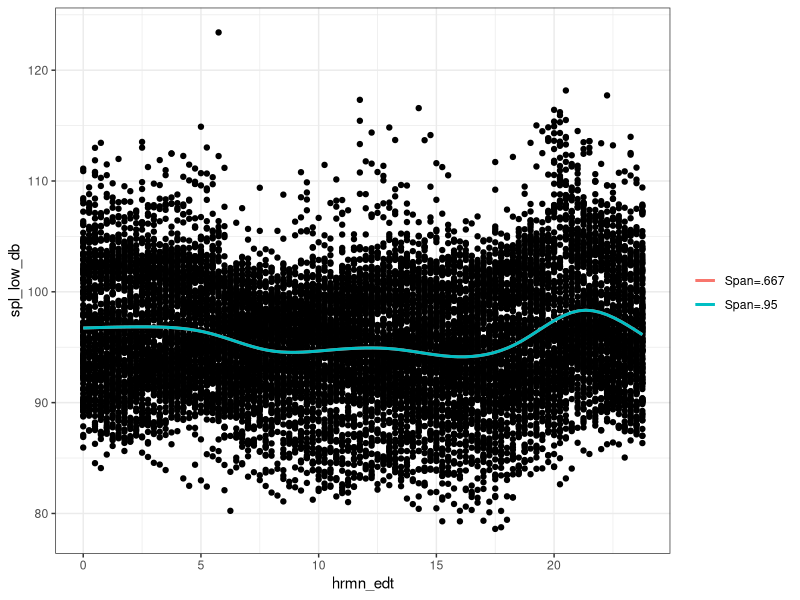
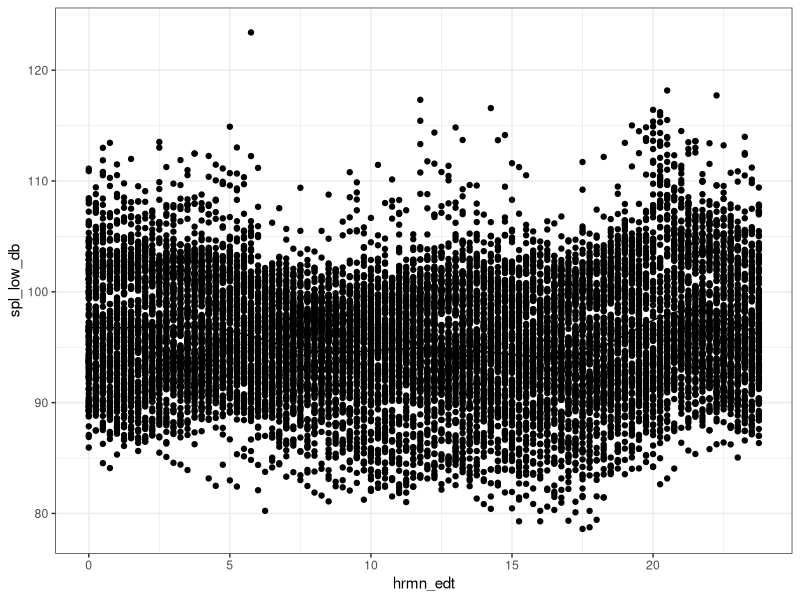
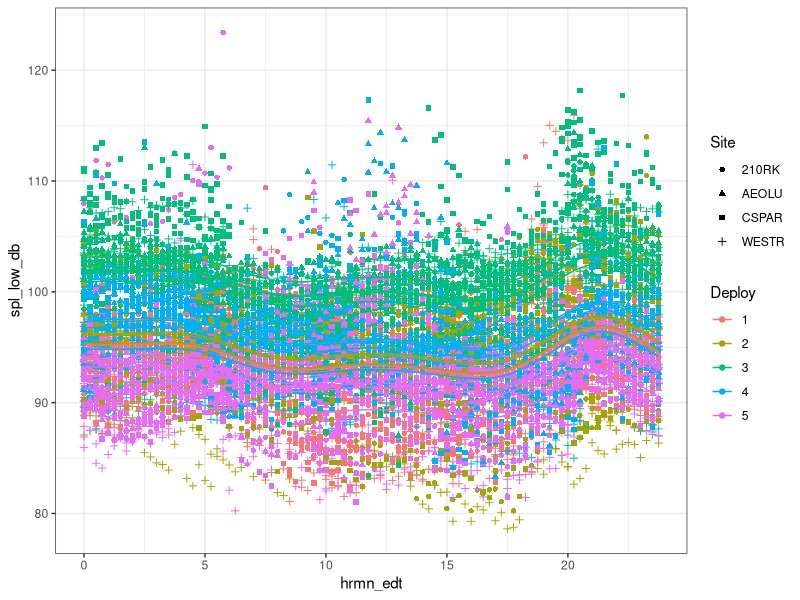
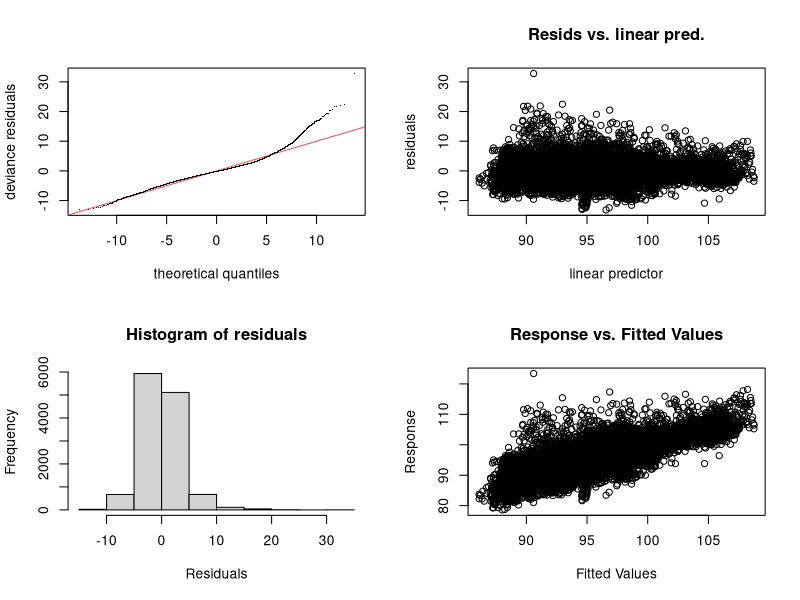

Reproduce these figures in R, in order. (Note: a time limit stopped this script after it produced the figures.)
## ---- chunk 1
knitr::opts_chunk$set(echo = TRUE)
## ---- chunk 2
setwd('C:/Users/Becca/Desktop/Soundscape_Analysis/Modeling')
suppressPackageStartupMessages(library(ggplot2))
suppressPackageStartupMessages(library(dplyr))
suppressPackageStartupMessages(library(mgcv))
suppressPackageStartupMessages(library(nlme))
suppressPackageStartupMessages(library(tidyr))
## ---- chunk 3
# The goal is to describe the daily pattern in SPL and evaluate how it varies across site and season


spl_data = read.csv('SPL_all_data.csv', header = TRUE)
spl_data = mutate(spl_data, Site = case_when(site == 1 ~ "210RK", site == 2 ~ "WESTR",
                                           site == 3 ~ "CSPAR", site == 4 ~ "AEOLU"),
                 Deploy = case_when(month == 11 ~ 1, month == 1 ~ 2, month == 4 ~ 3, 
                                    month == 6 ~ 4, month == 8 ~ 5), 
                 Reef_type = case_when(Site == "210RK" | Site == "WESTR" ~ "Natural",
                                       Site == "CSPAR" | Site == "AEOLU" ~ "Artificial"))
spl_data$id = paste(spl_data$Site,spl_data$Deploy, sep = "_")
spl_data$Deploy = as.factor(spl_data$Deploy)
spl_data$Site = as.factor(spl_data$Site)
spl_data = spl_data %>% group_by(id) %>% mutate(center_time = scale(matdays, center = TRUE))
spl_data$date = paste(spl_data$month, spl_data$day, sep = "_")
## ---- chunk 4
theme_set(theme_bw())
SPLdB_plot = ggplot(spl_data, aes(x = hrmn_edt, y = spl_low_db))+ geom_point()

# Plotting with different smoothers
SPLdB_plot+ geom_smooth(aes(color="Span=.667"),se=F)+ geom_smooth(aes(color="Span=.95"),se=F,span=.95)+labs(color="")+
  geom_smooth(aes(color="Span=.667, Robust Fit"),se=F,method.args=list(family="symmetric"))

# Simplest GAM
test_gam1 = gam(spl_low_db ~ s(hrmn_edt), data = spl_data)
SPLdB_plot+ geom_line(aes(y = predict(test_gam1)))

# Simple GAM, but plotting deployment and its interaction with site
test_gam2 = gam(spl_low_db ~ s(hrmn_edt) + Deploy*Site, data = spl_data)
ggplot(spl_data, aes(x = hrmn_edt, y = spl_low_db, color = Deploy, shape = Site))+ geom_point()+
  geom_line(aes(y = predict(test_gam2)))+ labs(color = "Deploy", shape = "Site")
summary(test_gam2)

## ---- chunk 5
## Successively reduce value of k
full_cc_gam = gam(spl_low_db ~ s(hrmn_edt, bs="cc", k=96,by = Deploy)+ factor(date)+
                    Site*Deploy, data=spl_data)
full_cc_gam1 = gam(spl_low_db ~ s(hrmn_edt, bs="cc", k=48,by = Deploy)+ factor(date)+
                    Site*Deploy, data=spl_data)
full_cc_gam2 = gam(spl_low_db ~ s(hrmn_edt, bs="cc", k=24,by = Deploy)+ factor(date)+
                    Site*Deploy, data=spl_data)
full_cc_gam3 = gam(spl_low_db ~ s(hrmn_edt, bs="cc", k=12,by = Deploy)+ factor(date)+
                    id, data=spl_data)
gam.check(full_cc_gam3)

#Simplest model - R-sq only .11
cyclic_gamm = gamm(spl_low_db ~ s(hrmn_edt, bs = "cc", k=96, by = Deploy), data = spl_data)

## Each of these models successively reduces k value, the smallest k value provides a qualitatively similiar fit
## with reduced edf
cyclic_gamm1 = gamm(spl_low_db ~ s(hrmn_edt, bs="cc", k=96,by = Deploy)+ factor(date) + Site,
                    data=spl_data, control = list(niterEM=0, optimMethod="L-BFGS-B"))
cyclic_gamm2 = gamm(spl_low_db ~ s(hrmn_edt, bs="cc", k=48,by = Deploy)+ factor(date) + Site,
                    data=spl_data, control = list(niterEM=0, optimMethod="L-BFGS-B"))
cyclic_gamm3 = gamm(spl_low_db ~ s(hrmn_edt, bs="cc", k=24,by = Deploy)+ factor(date) + Site,
                    data=spl_data, control = list(niterEM=0, optimMethod="L-BFGS-B"))
cyclic_gamm4 = gamm(spl_low_db ~ s(hrmn_edt, bs="cc", k=12,by = Deploy)+ factor(date) + Site,
                    data=spl_data, control = list(niterEM=0, optimMethod="L-BFGS-B"))
# Singularity error
#cyclic_gamm5 = gamm(spl_low_db ~ s(hrmn_edt, bs="cc", k=12,by = Deploy)+ factor(date) + id,
#                    data=spl_data, control = list(niterEM=0, optimMethod="L-BFGS-B"))

gam.check(cyclic_gamm4$gam)
par(mfrow = c(3,2))
plot(cyclic_gamm4$gam)

anova(cyclic_gamm1$lme,cyclic_gamm2$lme,cyclic_gamm3$lme,cyclic_gamm4$lme)
# The gam with the highest k has the highest edf, but the lowest AIC (cyclic_gamm1)
# GAM with lowest k has lowest edf, but highest AIC

cyclic_gamm5 = gamm(spl_low_db ~ s(hrmn_edt, bs="cc", k=12,by = interaction(Site,Deploy))+ factor(date), 
                    data=spl_data, control = list(niterEM=0, optimMethod="L-BFGS-B"))
cyclic_gamm6 = gamm(spl_low_db ~ s(hrmn_edt, bs="cc", k=12,by = interaction(Site,Deploy))+ factor(date) + Site,
                    data=spl_data, control = list(niterEM=0, optimMethod="L-BFGS-B"))
cyclic_gamm7 = gamm(spl_low_db ~ s(hrmn_edt, bs="cc", k=12,by = interaction(Site,Deploy))+ Site, 
                    data=spl_data, control = list(niterEM=0, optimMethod="L-BFGS-B"))

anova(cyclic_gamm5$lme,cyclic_gamm6$lme,cyclic_gamm7$lme)
# Based on anova results, cyclic_gamm6 has the lowest AIC and is selected for evaluating correlation structure 

anova(cyclic_gamm6$lme, cyclic_gamm4$lme)
summary(cyclic_gamm6$gam)
summary(cyclic_gamm4$gam)
# gamm6 has a lower AIC and a higher R-sq, continuing with that model


### Model errors with a singularity if Site*Deploy is included as a fixed effect
#cyclic_gamm8 = gamm(spl_low_db ~ s(hrmn_edt, bs="cc", k=12,by = interaction(Site,Deploy))+ factor(date) +
#                      Site*Deploy, data=spl_data, control = list(niterEM=0, optimMethod="L-BFGS-B"))


#cont_cc_gam = gam(spl_low_db ~ s(hrmn_edt, bs="cc", k=96,by = Deploy)+ 
#                    s(center_time, by =interaction(Site,Deploy)) + Site*Deploy, data=spl_data)

## ---- chunk 6
summary(cyclic_gamm6$gam)
par(mfrow = c(5,4))
plot(cyclic_gamm6$gam)
gam.check(cyclic_gamm6$gam)

## Tried with k= 10 due to gam check results, but AIC increases - continuing with gamm6
cyclic_gammk10 = gamm(spl_low_db ~ s(hrmn_edt, bs="cc", k=8,by = interaction(Site,Deploy))+ factor(date) + Site,
                    data=spl_data, control = list(niterEM=0, optimMethod="L-BFGS-B"))
gam.check(cyclic_gammk10$gam)
plot(cyclic_gamm6$gam)

AIC(cyclic_gamm6,cyclic_gammk10)
anova(cyclic_gamm6$lme,cyclic_gammk10$lme)

# Exploring residuals and autocorrelation
filecount = as.vector(c(1:672,1:576,1:768,1:576,1:576,
                        1:672,1:768,1:768,1:672,1:672,
                        1:672,1:864,1:768,1:672,1:672,
                        1:768,1:672,1:672))

df_residuals = data.frame(filecount = filecount, ID = spl_data$id, residuals = residuals(cyclic_gamm6$lme)) %>%
  spread(ID,residuals,fill = NA)
par(mfrow=c(4,5))
acf(df_residuals[,2], lag.max = 50, na.action = na.omit) # 210 1
acf(df_residuals[,3], lag.max = 50, na.action = na.omit) # 210 2
acf(df_residuals[,4], lag.max = 50, na.action = na.omit) # 210 3 
acf(df_residuals[,5], lag.max = 50, na.action = na.omit) # 210 4
acf(df_residuals[,6], lag.max = 50, na.action = na.omit) # 210 5 
plot(x = 10, y = 20)
plot(x = 10, y = 20)
acf(df_residuals[,7], lag.max = 50, na.action = na.omit) # AEOLU 3
acf(df_residuals[,8], lag.max = 50, na.action = na.omit) # AEOLU 4
acf(df_residuals[,9], lag.max = 50, na.action = na.omit) # AEOLU 5
acf(df_residuals[,10], lag.max = 50, na.action = na.omit) # CSPAR 1
acf(df_residuals[,11], lag.max = 50, na.action = na.omit) # CSPAR 2
acf(df_residuals[,12], lag.max = 50, na.action = na.omit) # CSPAR 3
acf(df_residuals[,13], lag.max = 50, na.action = na.omit) # CSPAR 4
acf(df_residuals[,14], lag.max = 50, na.action = na.omit) # CSPAR 5
acf(df_residuals[,15], lag.max = 50, na.action = na.omit) # WESTR 1
acf(df_residuals[,16], lag.max = 50, na.action = na.omit) # WESTR 2 
acf(df_residuals[,17], lag.max = 50, na.action = na.omit) # WESTR 3
acf(df_residuals[,18], lag.max = 50, na.action = na.omit) # WESTR 4
acf(df_residuals[,19], lag.max = 50, na.action = na.omit) # WESTR 5
## ---- chunk 7
#ctrl <- list(niterEM = 0, msVerbose = TRUE, optimMethod="L-BFGS-B")
ctrl = list(niterEM = 0, optimMethod="L-BFGS-B")

gamm6_AR = gamm(spl_low_db ~ s(hrmn_edt, bs="cc", k=12,by = interaction(Site,Deploy))+ factor(date) + Site,
                    data=spl_data, correlation = corARMA(form = ~ 1|id, p = 1), control = ctrl)
anova(gamm6_AR$lme, cyclic_gamm6$lme)
plot(gamm6_AR$gam)
gam.check(gamm6_AR$gam)

df_residuals = data.frame(filecount = filecount, ID = spl_data$id, residuals = residuals(gamm6_AR$lme)) %>%
  spread(ID,residuals,fill = NA)
par(mfrow=c(4,5))
acf(df_residuals[,2], lag.max = 50, na.action = na.omit) # 210 1
acf(df_residuals[,3], lag.max = 50, na.action = na.omit) # 210 2
acf(df_residuals[,4], lag.max = 50, na.action = na.omit) # 210 3 
acf(df_residuals[,5], lag.max = 50, na.action = na.omit) # 210 4
acf(df_residuals[,6], lag.max = 50, na.action = na.omit) # 210 5 
plot(x = 10, y = 20)
plot(x = 10, y = 20)
acf(df_residuals[,7], lag.max = 50, na.action = na.omit) # AEOLU 3
acf(df_residuals[,8], lag.max = 50, na.action = na.omit) # AEOLU 4
acf(df_residuals[,9], lag.max = 50, na.action = na.omit) # AEOLU 5
acf(df_residuals[,10], lag.max = 50, na.action = na.omit) # CSPAR 1
acf(df_residuals[,11], lag.max = 50, na.action = na.omit) # CSPAR 2
acf(df_residuals[,12], lag.max = 50, na.action = na.omit) # CSPAR 3
acf(df_residuals[,13], lag.max = 50, na.action = na.omit) # CSPAR 4
acf(df_residuals[,14], lag.max = 50, na.action = na.omit) # CSPAR 5
acf(df_residuals[,15], lag.max = 50, na.action = na.omit) # WESTR 1
acf(df_residuals[,16], lag.max = 50, na.action = na.omit) # WESTR 2 
acf(df_residuals[,17], lag.max = 50, na.action = na.omit) # WESTR 3
acf(df_residuals[,18], lag.max = 50, na.action = na.omit) # WESTR 4
acf(df_residuals[,19], lag.max = 50, na.action = na.omit) # WESTR 5


gamm6_AR2 = gamm(spl_low_db ~ s(hrmn_edt, bs="cc", k=12,by = interaction(Site,Deploy))+ factor(date) + Site,
                    data=spl_data, correlation = corARMA(form = ~ 1|id, p = 2), control = ctrl)
anova(gamm6_AR2$lme, gamm6_AR$lme, cyclic_gamm6$lme)
plot(gamm6_AR2$gam)
gam.check(gamm6_AR2$gam)

gamm6_AR2_k24 = gamm(spl_low_db ~ s(hrmn_edt, bs="cc", k=24,by = interaction(Site,Deploy))+ factor(date) + Site,
                    data=spl_data, correlation = corARMA(form = ~ 1|id, p = 2), control = ctrl)
anova(gamm6_AR2$lme, gamm6_AR$lme, cyclic_gamm6$lme)

## gamm6_AR2 has the lowest AIC, but gam_check suggests that the k is too low. 
## Do I fit the AR2 structure to the model with a higher k? - this will take >4 hourss

df_residuals = data.frame(filecount = filecount, ID = spl_data$id, residuals = residuals(gamm6_AR2$lme)) %>%
  spread(ID,residuals,fill = NA)
par(mfrow=c(4,5))
acf(df_residuals[,2], lag.max = 50, na.action = na.omit) # 210 1
acf(df_residuals[,3], lag.max = 50, na.action = na.omit) # 210 2
acf(df_residuals[,4], lag.max = 50, na.action = na.omit) # 210 3 
acf(df_residuals[,5], lag.max = 50, na.action = na.omit) # 210 4
acf(df_residuals[,6], lag.max = 50, na.action = na.omit) # 210 5 
plot(x = 10, y = 20)
plot(x = 10, y = 20)
acf(df_residuals[,7], lag.max = 50, na.action = na.omit) # AEOLU 3
acf(df_residuals[,8], lag.max = 50, na.action = na.omit) # AEOLU 4
acf(df_residuals[,9], lag.max = 50, na.action = na.omit) # AEOLU 5
acf(df_residuals[,10], lag.max = 50, na.action = na.omit) # CSPAR 1
acf(df_residuals[,11], lag.max = 50, na.action = na.omit) # CSPAR 2
acf(df_residuals[,12], lag.max = 50, na.action = na.omit) # CSPAR 3
acf(df_residuals[,13], lag.max = 50, na.action = na.omit) # CSPAR 4
acf(df_residuals[,14], lag.max = 50, na.action = na.omit) # CSPAR 5
acf(df_residuals[,15], lag.max = 50, na.action = na.omit) # WESTR 1
acf(df_residuals[,16], lag.max = 50, na.action = na.omit) # WESTR 2 
acf(df_residuals[,17], lag.max = 50, na.action = na.omit) # WESTR 3
acf(df_residuals[,18], lag.max = 50, na.action = na.omit) # WESTR 4
acf(df_residuals[,19], lag.max = 50, na.action = na.omit) # WESTR 5


## ---- chunk 8
want <- seq(1, nrow(spl_data), length.out =3600)
pdat <- with(spl_data, data.frame(hrmn_edt = hrmn_edt[want], Site = Site[want],
                                  Deploy = Deploy[want], date = date[want]))
 
## predict trend contributions
p  <- predict(cyclic_gamm6$gam, newdata = pdat, type = "terms", se.fit = TRUE)
p1 <- predict(cyclic_gamm4$gam, newdata = pdat, type = "terms", se.fit = TRUE)

 
## combine with the predictions data, including fitted and SEs
pdat <- transform(pdat,
                 p  = p$fit[,2],  se  = p$se.fit[,2],
                 p1 = p1$fit[,2], se1 = p1$se.fit[,2])


op <- par(mar = c(5,4,2,2) + 0.1)
ylim <- with(pdat, range(p, p1))
ylim[1] <- floor(ylim[1])
ylim[2] <- ceiling(ylim[2])
ylab <- "Low Frequency SPL"
plot(spl_low_db- mean(spl_low_db) ~ hrmn_edt, data = spl_data, type = "n",
     ylab = ylab, ylim = ylim)
lines(p  ~ hrmn_edt, data = pdat, col = "black")
lines(p1 ~ hrmn_edt, data = pdat, col = "red")
par(op)
